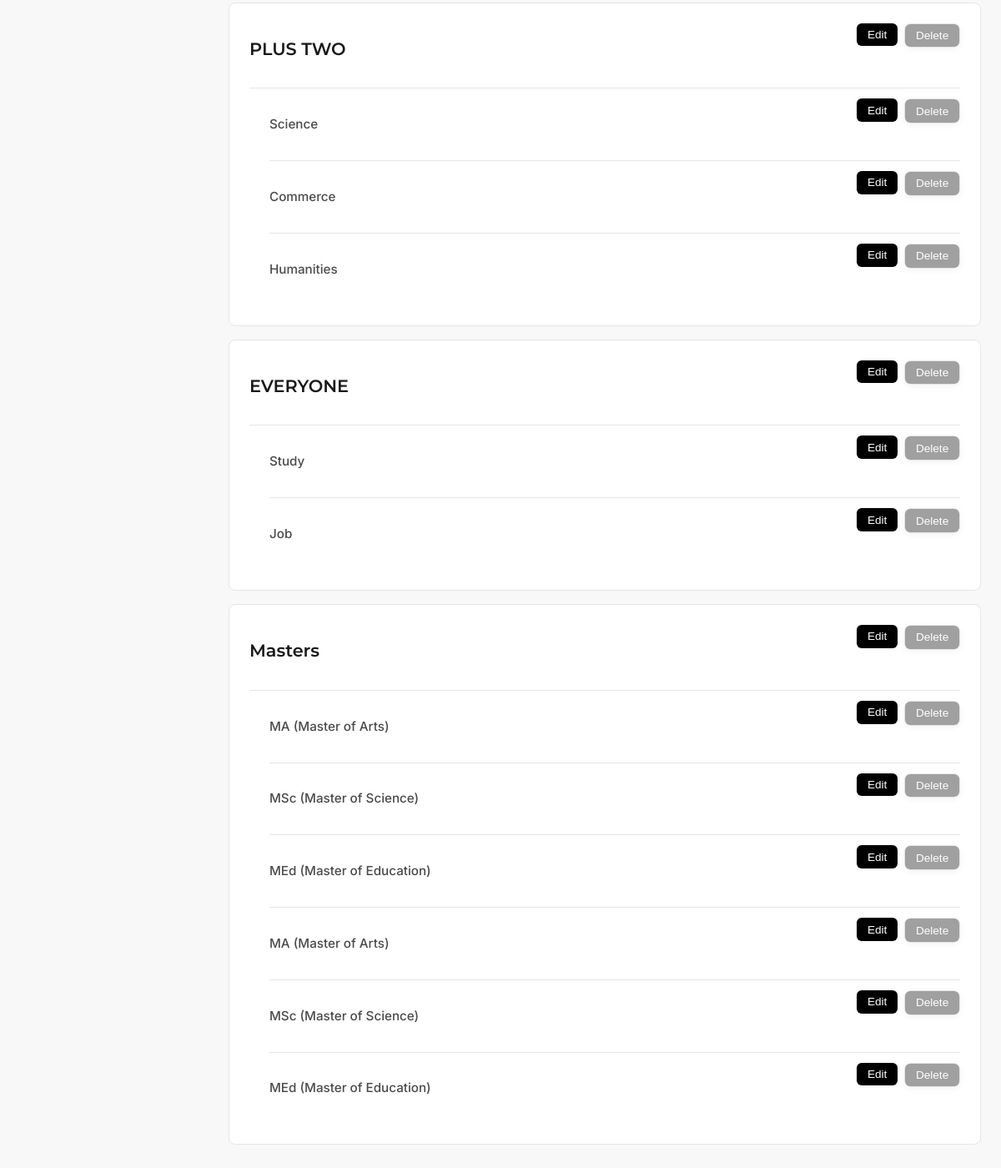
The page /add-qualification/ (lower part) on the database as committed earlier.
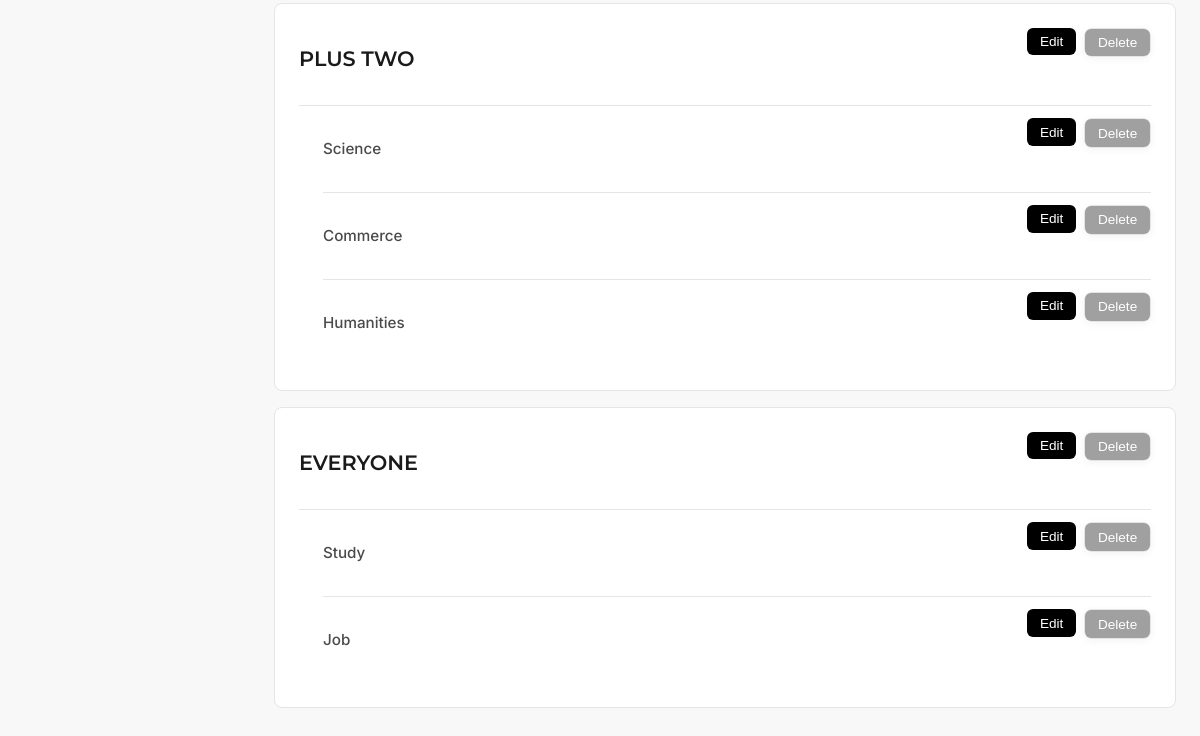
The same page on the database as committed later.
### project_app/models.py (models this page shows, shortened)
class Qualification(models.Model):
    name=models.CharField(max_length=50)

class Subject(models.Model):
    qualification = models.ForeignKey(Qualification, on_delete=models.CASCADE)
    name = models.CharField(max_length=50)

### project_app/views.py (the view, shortened to what this page needs)
# urls.py: path('add-qualification/', views.add_qualification_subjects, name='add-qualification'),
def add_qualification_subjects(request):
    qualifications = Qualification.objects.all()
    return render(request, 'add_qualification.html', {'qualifications': qualifications})

### templates/add_qualification.html (shortened to what this page needs)
{% load static %}<!DOCTYPE html>
<html lang="en">
<head>
    <link rel="stylesheet" href="{% static 'css/admin/add_qualification.css' %}">
</head>
<body>
    <main>
        <ul class="qualification-list">
            {% for qualification in qualifications %}
            <li>
                <div class="qualification-header">
                    <strong>{{ qualification.name }}</strong>
                    <div class="actions">
                        <a href="{% url 'edit_qualification' qualification.id %}"><button class="edit-btn">Edit</button></a>
                        <form method="post" action="{% url 'delete_qualification' qualification.id %}" class="delete-form">
                            <button type="submit" class="delete-btn" onclick="return confirm('Delete this qualification?')">Delete</button>
                        </form>
                    </div>
                </div>
                <ul class="subject-list">
                    {% for subject in qualification.subject_set.all %}
                    <li>
                        <span>{{ subject.name }}</span>
                        <div class="actions">
                            <a href="{% url 'edit_subject' subject.id %}"><button class="edit-btn">Edit</button></a>
                            <form method="post" action="{% url 'delete_subject' subject.id %}" class="delete-form">
                                <button type="submit" class="delete-btn" onclick="return confirm('Delete this subject?')">Delete</button>
                            </form>
                        </div>
                    </li>
                    {% endfor %}
                </ul>
            </li>
            {% empty %}
            <li class="empty-message">No qualifications found.</li>
            {% endfor %}
        </ul>
    </main>
</body>
</html>

Rows that differ between the two databases and show on the page:
removed Qualification: name "Masters"
removed Subject: name "MA (Master of Arts)", shown under "Masters"
removed Subject: name "MSc (Master of Science)", shown under "Masters"
removed Subject: name "MEd (Master of Education)", shown under "Masters"
removed Subject: name "MA (Master of Arts)", shown under "Masters"
removed Subject: name "MSc (Master of Science)", shown under "Masters"
removed Subject: name "MEd (Master of Education)", shown under "Masters"
